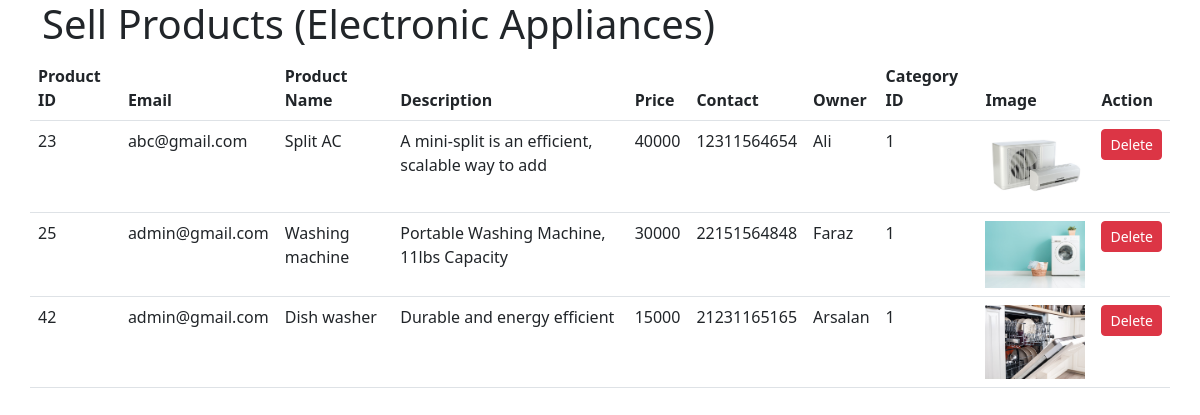
Page /admin-sell-electronic-view.php on the committed database.
### tables this page shows
CREATE TABLE `sell` (
  `id` int(11) NOT NULL,
  `c_id` int(11) NOT NULL,
  `email` varchar(255) NOT NULL,
  `name` varchar(50) NOT NULL,
  `description` varchar(50) NOT NULL,
  `price` varchar(11) NOT NULL,
  `contact` varchar(50) NOT NULL,
  `owner` varchar(255) NOT NULL,
  `image` varchar(255) NOT NULL
);

### admin-sell-electronic-view.php (the view, shortened to what this page needs)
<!DOCTYPE html>
<html lang="en">
    <head>
        <link href="https://cdn.jsdelivr.net/npm/bootstrap@5.2.0-beta1/dist/css/bootstrap.min.css" rel="stylesheet">
</head>
<body>
    <div class="container">
        <div class="row">
                    <div class="card-head">
                        <h1>Sell Products (Electronic Appliances)</h1>
                    </div>
                    <?php
                       $conn = mysqli_connect("localhost","root","","shopping");
                       $query = "SELECT * from sell WHERE c_id='1'";
                       $query_run = mysqli_query($conn, $query);
                    ?>
                    <table class="table">
                     <thead>
                        <tr>
                           <th>Product ID</th>
                           <th>Email</th>
                           <th>Product Name</th>
                           <th>Description</th>
                           <th>Price</th>
                           <th>Contact</th>
                           <th>Owner</th>
                           <th>Category ID</th>
                           <th>Image</th>
                           <th>Action</th>
                        </tr>
                     </thead>
                        <tbody>
                            <?php
                            if(mysqli_num_rows($query_run) > 0)
                            {
                                foreach($query_run as $row)
                                {
                                    ?>
                                    <tr>
                                   <td><?php echo $row['id']; ?></td>
                                   <td><?php echo $row['email']; ?></td>
                                   <td><?php echo $row['name']; ?></td>
                                   <td><?php echo $row['description']; ?></td>
                                   <td><?php echo $row['price']; ?></td>
                                   <td><?php echo $row['contact']; ?></td>
                                   <td><?php echo $row['owner']; ?></td>
                                   <td><?php echo $row['c_id']; ?></td>
                                   <td><img src="<?php echo 'img/'. $row['image']; ?>" width="100px"></td>
                                   <td>
                                   <a href="admin-sell-products-delete.php?id=<?php echo $row['id']; ?>" class='btn btn-danger btn-sm'>Delete</a>
                                   </td>
                                </tr>
                                <?php
                                }
                            }
                            else
                            {
                                ?>
                                <tr>
                                    <td> No Records Available</td>
                            </tr>
                               <?php
                            }
                            ?>
                        </tbody>
                    </table>
                </div>
            </div>
</body>
</html>

### rows in the picture
sell: id "23", email "abc@gmail.com", name "Split AC", description "A mini-split is an efficient, scalable way to add", price "40000", contact "12311564654", owner "Ali", c "1", image (picture)
sell: id "25", email "admin@gmail.com", name "Washing machine", description "Portable Washing Machine, 11lbs Capacity", price "30000", contact "22151564848", owner "Faraz", c "1", image (picture)
sell: id "42", email "admin@gmail.com", name "Dish washer", description "Durable and energy efficient", price "15000", contact "21231165165", owner "Arsalan", c "1", image (picture)
